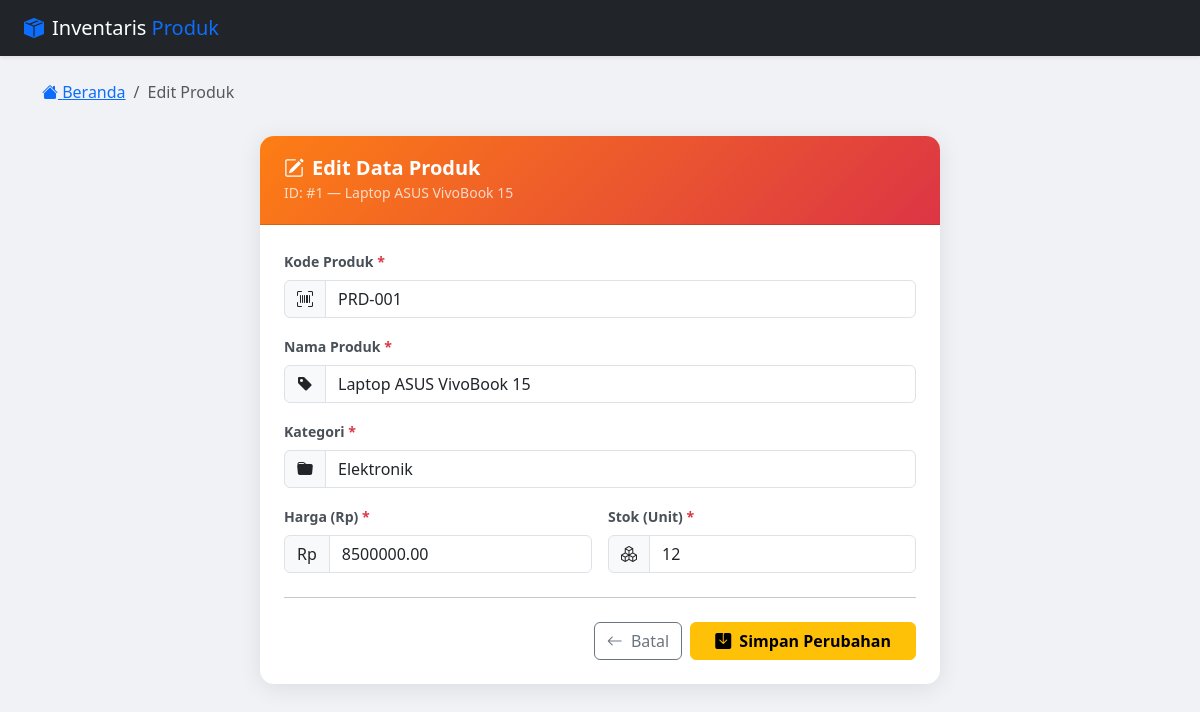
The app's page /Study_kasus/Codingan/edit.php?id=1 (signed in) with its own data.
### tables this page shows
CREATE TABLE produk (
    id          INT(11)         NOT NULL AUTO_INCREMENT,
    kode_produk VARCHAR(20)     NOT NULL UNIQUE,
    nama_produk VARCHAR(100)    NOT NULL,
    kategori    VARCHAR(50)     NOT NULL,
    harga       DECIMAL(15, 2)  NOT NULL DEFAULT 0.00,
    stok        INT(11)         NOT NULL DEFAULT 0,
    created_at  TIMESTAMP       NOT NULL DEFAULT CURRENT_TIMESTAMP,
    updated_at  TIMESTAMP       NOT NULL DEFAULT CURRENT_TIMESTAMP ON UPDATE CURRENT_TIMESTAMP,
    PRIMARY KEY (id)
);

### Study_kasus/Codingan/edit.php (the view, shortened to what this page needs)
<?php
require_once 'koneksi.php';
$id = filter_input(INPUT_GET, 'id', FILTER_VALIDATE_INT);
$errors  = [];
$produk  = null;
if ($produk === null) {
    $stmtGet = $koneksi->prepare("SELECT * FROM produk WHERE id = ? LIMIT 1");
    $stmtGet->bind_param('i', $id);
    $stmtGet->execute();
    $result = $stmtGet->get_result();
    $produk = $result->fetch_assoc();
}
?>
<!DOCTYPE html>
<html lang="id">
<head>
    <link href="https://cdn.jsdelivr.net/npm/bootstrap@5.3.3/dist/css/bootstrap.min.css" rel="stylesheet">
    <link href="https://cdn.jsdelivr.net/npm/bootstrap-icons@1.11.3/font/bootstrap-icons.min.css" rel="stylesheet">
</head>
<body>
<nav class="navbar navbar-dark bg-dark shadow-sm">
    <div class="container-fluid px-4">
        <a class="navbar-brand d-flex align-items-center gap-2" href="index.php">
            <i class="bi bi-box-seam-fill text-primary fs-5"></i>
            <span>Inventaris <span class="text-primary">Produk</span></span>
        </a>
    </div>
</nav>
<div class="container py-4">
    <nav aria-label="breadcrumb" class="mb-3">
        <ol class="breadcrumb">
            <li class="breadcrumb-item"><a href="index.php"><i class="bi bi-house-fill"></i> Beranda</a></li>
            <li class="breadcrumb-item active">Edit Produk</li>
        </ol>
    </nav>
    <div class="card form-card">
        <div class="card-header text-white">
            <h5 class="mb-0 fw-bold"><i class="bi bi-pencil-square me-2"></i>Edit Data Produk</h5>
            <small class="opacity-75">ID: #<?= (int)$produk['id'] ?> — <?= htmlspecialchars($produk['nama_produk']) ?></small>
        </div>
        <div class="card-body p-4">
            <form action="edit.php?id=<?= (int)$id ?>" method="POST" novalidate>
                <div class="mb-3">
                    <label for="kode_produk" class="form-label">Kode Produk <span class="text-danger">*</span></label>
                    <div class="input-group">
                        <span class="input-group-text"><i class="bi bi-upc-scan"></i></span>
                        <input type="text" id="kode_produk" name="kode_produk"
                            class="form-control <?= isset($errors['kode_produk']) ? 'is-invalid' : '' ?>"
                            value="<?= htmlspecialchars($produk['kode_produk']) ?>"
                            maxlength="20" required>
                    </div>
                </div>
                <div class="mb-3">
                    <label for="nama_produk" class="form-label">Nama Produk <span class="text-danger">*</span></label>
                    <div class="input-group">
                        <span class="input-group-text"><i class="bi bi-tag-fill"></i></span>
                        <input type="text" id="nama_produk" name="nama_produk"
                            class="form-control <?= isset($errors['nama_produk']) ? 'is-invalid' : '' ?>"
                            value="<?= htmlspecialchars($produk['nama_produk']) ?>"
                            maxlength="100" required>
                    </div>
                </div>
                <div class="mb-3">
                    <label for="kategori" class="form-label">Kategori <span class="text-danger">*</span></label>
                    <div class="input-group">
                        <span class="input-group-text"><i class="bi bi-folder-fill"></i></span>
                        <input type="text" id="kategori" name="kategori"
                            class="form-control <?= isset($errors['kategori']) ? 'is-invalid' : '' ?>"
                            value="<?= htmlspecialchars($produk['kategori']) ?>"
                            list="kategoriSuggestions" maxlength="50" required>
                    </div>
                </div>
                <div class="row g-3 mb-3">
                    <div class="col-md-6">
                        <label for="harga" class="form-label">Harga (Rp) <span class="text-danger">*</span></label>
                        <div class="input-group">
                            <span class="input-group-text">Rp</span>
                            <input type="number" id="harga" name="harga"
                                class="form-control <?= isset($errors['harga']) ? 'is-invalid' : '' ?>"
                                value="<?= htmlspecialchars($produk['harga']) ?>"
                                min="0" step="100" required>
                        </div>
                    </div>
                    <div class="col-md-6">
                        <label for="stok" class="form-label">Stok (Unit) <span class="text-danger">*</span></label>
                        <div class="input-group">
                            <span class="input-group-text"><i class="bi bi-boxes"></i></span>
                            <input type="number" id="stok" name="stok"
                                class="form-control <?= isset($errors['stok']) ? 'is-invalid' : '' ?>"
                                value="<?= htmlspecialchars($produk['stok']) ?>"
                                min="0" required>
                        </div>
                    </div>
                </div>
                <hr class="my-4">
                <div class="d-flex justify-content-end gap-2">
                    <a href="index.php" class="btn btn-outline-secondary">
                        <i class="bi bi-arrow-left me-1"></i> Batal
                    </a>
                    <button type="submit" class="btn btn-warning px-4 fw-semibold">
                        <i class="bi bi-save-fill me-1"></i> Simpan Perubahan
                    </button>
                </div>
            </form>
        </div>
    </div>
</div>
</body>
</html>

### Study_kasus/Codingan/edit.php (style rules this page uses)
body { background-color: #f0f2f5; font-family: 'Segoe UI', sans-serif; }
.form-card { max-width: 680px; margin: 2rem auto; border: none; border-radius: 14px; box-shadow: 0 4px 24px rgba(0,0,0,0.09); }
.form-card .card-header { background: linear-gradient(135deg, #fd7e14 0%, #dc3545 100%); border-radius: 14px 14px 0 0; padding: 1.25rem 1.5rem; }
.form-label { font-weight: 600; font-size: 0.88rem; color: #495057; }
.input-group-text { background-color: #f8f9fa; }

### records on screen
produk: id "1", nama_produk "Laptop ASUS VivoBook 15", kode_produk "PRD-001", kategori "Elektronik", harga "8500000.00", stok "12"
